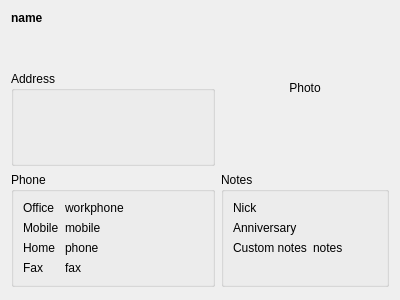
<?xml version="1.0" encoding="UTF-8"?>
<ui version="4.0">
 <class>OneContact</class>
 <widget class="QWidget" name="OneContact">
  <property name="geometry">
   <rect>
    <x>0</x>
    <y>0</y>
    <width>400</width>
    <height>300</height>
   </rect>
  </property>
  <layout class="QGridLayout" name="gridLayout_2">
   <item row="0" column="0" rowspan="2">
    <layout class="QVBoxLayout" name="verticalLayout">
     <item>
      <widget class="QLabel" name="name">
       <property name="font">
        <font>
         <weight>75</weight>
         <bold>true</bold>
        </font>
       </property>
       <property name="cursor">
        <cursorShape>IBeamCursor</cursorShape>
       </property>
       <property name="focusPolicy">
        <enum>Qt::TabFocus</enum>
       </property>
       <property name="text">
        <string>name</string>
       </property>
       <property name="textFormat">
        <enum>Qt::PlainText</enum>
       </property>
       <property name="textInteractionFlags">
        <set>Qt::LinksAccessibleByMouse|Qt::TextEditable|Qt::TextEditorInteraction|Qt::TextSelectableByKeyboard|Qt::TextSelectableByMouse</set>
       </property>
      </widget>
     </item>
     <item>
      <widget class="QLabel" name="mail">
       <property name="cursor">
        <cursorShape>IBeamCursor</cursorShape>
       </property>
       <property name="focusPolicy">
        <enum>Qt::TabFocus</enum>
       </property>
       <property name="text">
        <string>&lt;Mail&gt;</string>
       </property>
       <property name="textFormat">
        <enum>Qt::AutoText</enum>
       </property>
       <property name="textInteractionFlags">
        <set>Qt::LinksAccessibleByMouse|Qt::TextEditable|Qt::TextEditorInteraction|Qt::TextSelectableByKeyboard|Qt::TextSelectableByMouse</set>
       </property>
      </widget>
     </item>
     <item>
      <widget class="QLabel" name="url">
       <property name="cursor">
        <cursorShape>IBeamCursor</cursorShape>
       </property>
       <property name="focusPolicy">
        <enum>Qt::TabFocus</enum>
       </property>
       <property name="text">
        <string>&lt;Internet&gt;</string>
       </property>
       <property name="textFormat">
        <enum>Qt::AutoText</enum>
       </property>
       <property name="textInteractionFlags">
        <set>Qt::LinksAccessibleByMouse|Qt::TextEditable|Qt::TextEditorInteraction|Qt::TextSelectableByKeyboard|Qt::TextSelectableByMouse</set>
       </property>
      </widget>
     </item>
    </layout>
   </item>
   <item row="2" column="0">
    <widget class="QGroupBox" name="groupBox">
     <property name="title">
      <string>Address</string>
     </property>
     <property name="flat">
      <bool>true</bool>
     </property>
     <layout class="QGridLayout" name="gridLayout">
      <item row="2" column="1">
       <widget class="QLabel" name="country">
        <property name="sizePolicy">
         <sizepolicy hsizetype="MinimumExpanding" vsizetype="Preferred">
          <horstretch>0</horstretch>
          <verstretch>0</verstretch>
         </sizepolicy>
        </property>
        <property name="cursor">
         <cursorShape>IBeamCursor</cursorShape>
        </property>
        <property name="focusPolicy">
         <enum>Qt::TabFocus</enum>
        </property>
        <property name="text">
         <string>&lt;country&gt;</string>
        </property>
        <property name="textFormat">
         <enum>Qt::PlainText</enum>
        </property>
        <property name="textInteractionFlags">
         <set>Qt::LinksAccessibleByMouse|Qt::TextEditable|Qt::TextEditorInteraction|Qt::TextSelectableByKeyboard|Qt::TextSelectableByMouse</set>
        </property>
       </widget>
      </item>
      <item row="2" column="0">
       <widget class="QLabel" name="state">
        <property name="cursor">
         <cursorShape>IBeamCursor</cursorShape>
        </property>
        <property name="focusPolicy">
         <enum>Qt::TabFocus</enum>
        </property>
        <property name="text">
         <string>&lt;state&gt;</string>
        </property>
        <property name="textFormat">
         <enum>Qt::PlainText</enum>
        </property>
        <property name="textInteractionFlags">
         <set>Qt::LinksAccessibleByMouse|Qt::TextEditable|Qt::TextEditorInteraction|Qt::TextSelectableByKeyboard|Qt::TextSelectableByMouse</set>
        </property>
       </widget>
      </item>
      <item row="1" column="1">
       <widget class="QLabel" name="city">
        <property name="sizePolicy">
         <sizepolicy hsizetype="MinimumExpanding" vsizetype="Preferred">
          <horstretch>0</horstretch>
          <verstretch>0</verstretch>
         </sizepolicy>
        </property>
        <property name="cursor">
         <cursorShape>IBeamCursor</cursorShape>
        </property>
        <property name="focusPolicy">
         <enum>Qt::TabFocus</enum>
        </property>
        <property name="text">
         <string>&lt;city&gt;</string>
        </property>
        <property name="textFormat">
         <enum>Qt::PlainText</enum>
        </property>
        <property name="textInteractionFlags">
         <set>Qt::LinksAccessibleByMouse|Qt::TextEditable|Qt::TextEditorInteraction|Qt::TextSelectableByKeyboard|Qt::TextSelectableByMouse</set>
        </property>
       </widget>
      </item>
      <item row="1" column="0">
       <widget class="QLabel" name="zip">
        <property name="cursor">
         <cursorShape>IBeamCursor</cursorShape>
        </property>
        <property name="focusPolicy">
         <enum>Qt::TabFocus</enum>
        </property>
        <property name="text">
         <string>&lt;zip&gt;</string>
        </property>
        <property name="textFormat">
         <enum>Qt::PlainText</enum>
        </property>
        <property name="textInteractionFlags">
         <set>Qt::LinksAccessibleByMouse|Qt::TextEditable|Qt::TextEditorInteraction|Qt::TextSelectableByKeyboard|Qt::TextSelectableByMouse</set>
        </property>
       </widget>
      </item>
      <item row="0" column="0" colspan="3">
       <widget class="QLabel" name="address">
        <property name="cursor">
         <cursorShape>IBeamCursor</cursorShape>
        </property>
        <property name="focusPolicy">
         <enum>Qt::TabFocus</enum>
        </property>
        <property name="text">
         <string>&lt;address&gt;</string>
        </property>
        <property name="textFormat">
         <enum>Qt::PlainText</enum>
        </property>
        <property name="textInteractionFlags">
         <set>Qt::LinksAccessibleByMouse|Qt::TextEditable|Qt::TextEditorInteraction|Qt::TextSelectableByKeyboard|Qt::TextSelectableByMouse</set>
        </property>
       </widget>
      </item>
     </layout>
    </widget>
   </item>
   <item row="3" column="0">
    <widget class="QGroupBox" name="groupBox_2">
     <property name="title">
      <string>Phone</string>
     </property>
     <property name="flat">
      <bool>true</bool>
     </property>
     <layout class="QFormLayout" name="formLayout">
      <item row="0" column="0">
       <widget class="QLabel" name="label">
        <property name="text">
         <string>Office</string>
        </property>
        <property name="textFormat">
         <enum>Qt::PlainText</enum>
        </property>
       </widget>
      </item>
      <item row="0" column="1">
       <widget class="QLabel" name="workphone">
        <property name="minimumSize">
         <size>
          <width>64</width>
          <height>0</height>
         </size>
        </property>
        <property name="cursor">
         <cursorShape>IBeamCursor</cursorShape>
        </property>
        <property name="focusPolicy">
         <enum>Qt::TabFocus</enum>
        </property>
        <property name="text">
         <string>workphone</string>
        </property>
        <property name="textFormat">
         <enum>Qt::PlainText</enum>
        </property>
        <property name="textInteractionFlags">
         <set>Qt::LinksAccessibleByMouse|Qt::TextEditable|Qt::TextEditorInteraction|Qt::TextSelectableByKeyboard|Qt::TextSelectableByMouse</set>
        </property>
       </widget>
      </item>
      <item row="2" column="0">
       <widget class="QLabel" name="label_2">
        <property name="text">
         <string>Mobile</string>
        </property>
        <property name="textFormat">
         <enum>Qt::PlainText</enum>
        </property>
       </widget>
      </item>
      <item row="2" column="1">
       <widget class="QLabel" name="mobile">
        <property name="minimumSize">
         <size>
          <width>64</width>
          <height>0</height>
         </size>
        </property>
        <property name="cursor">
         <cursorShape>IBeamCursor</cursorShape>
        </property>
        <property name="focusPolicy">
         <enum>Qt::TabFocus</enum>
        </property>
        <property name="text">
         <string>mobile</string>
        </property>
        <property name="textFormat">
         <enum>Qt::PlainText</enum>
        </property>
        <property name="textInteractionFlags">
         <set>Qt::LinksAccessibleByMouse|Qt::TextEditable|Qt::TextEditorInteraction|Qt::TextSelectableByKeyboard|Qt::TextSelectableByMouse</set>
        </property>
       </widget>
      </item>
      <item row="3" column="0">
       <widget class="QLabel" name="label_3">
        <property name="text">
         <string>Home</string>
        </property>
        <property name="textFormat">
         <enum>Qt::PlainText</enum>
        </property>
       </widget>
      </item>
      <item row="3" column="1">
       <widget class="QLabel" name="phone">
        <property name="minimumSize">
         <size>
          <width>64</width>
          <height>0</height>
         </size>
        </property>
        <property name="cursor">
         <cursorShape>IBeamCursor</cursorShape>
        </property>
        <property name="focusPolicy">
         <enum>Qt::TabFocus</enum>
        </property>
        <property name="text">
         <string>phone</string>
        </property>
        <property name="textFormat">
         <enum>Qt::PlainText</enum>
        </property>
        <property name="textInteractionFlags">
         <set>Qt::LinksAccessibleByMouse|Qt::TextEditable|Qt::TextEditorInteraction|Qt::TextSelectableByKeyboard|Qt::TextSelectableByMouse</set>
        </property>
       </widget>
      </item>
      <item row="5" column="0">
       <widget class="QLabel" name="label_4">
        <property name="text">
         <string>Fax</string>
        </property>
        <property name="textFormat">
         <enum>Qt::PlainText</enum>
        </property>
       </widget>
      </item>
      <item row="5" column="1">
       <widget class="QLabel" name="fax">
        <property name="minimumSize">
         <size>
          <width>64</width>
          <height>0</height>
         </size>
        </property>
        <property name="cursor">
         <cursorShape>IBeamCursor</cursorShape>
        </property>
        <property name="focusPolicy">
         <enum>Qt::TabFocus</enum>
        </property>
        <property name="text">
         <string>fax</string>
        </property>
        <property name="textFormat">
         <enum>Qt::PlainText</enum>
        </property>
        <property name="textInteractionFlags">
         <set>Qt::LinksAccessibleByMouse|Qt::TextEditable|Qt::TextEditorInteraction|Qt::TextSelectableByKeyboard|Qt::TextSelectableByMouse</set>
        </property>
       </widget>
      </item>
     </layout>
    </widget>
   </item>
   <item row="3" column="1">
    <widget class="QGroupBox" name="groupBox_3">
     <property name="title">
      <string>Notes</string>
     </property>
     <property name="flat">
      <bool>true</bool>
     </property>
     <layout class="QFormLayout" name="formLayout_2">
      <item row="0" column="0">
       <widget class="QLabel" name="label_6">
        <property name="text">
         <string>Nick</string>
        </property>
       </widget>
      </item>
      <item row="0" column="1">
       <widget class="QLabel" name="nick">
        <property name="minimumSize">
         <size>
          <width>64</width>
          <height>0</height>
         </size>
        </property>
        <property name="cursor">
         <cursorShape>IBeamCursor</cursorShape>
        </property>
        <property name="focusPolicy">
         <enum>Qt::TabFocus</enum>
        </property>
        <property name="text">
         <string>&lt;nick&gt;</string>
        </property>
        <property name="textFormat">
         <enum>Qt::PlainText</enum>
        </property>
        <property name="textInteractionFlags">
         <set>Qt::LinksAccessibleByMouse|Qt::TextEditable|Qt::TextEditorInteraction|Qt::TextSelectableByKeyboard|Qt::TextSelectableByMouse</set>
        </property>
       </widget>
      </item>
      <item row="1" column="0">
       <widget class="QLabel" name="label_7">
        <property name="text">
         <string>Anniversary</string>
        </property>
       </widget>
      </item>
      <item row="1" column="1">
       <widget class="QLabel" name="anniversary">
        <property name="minimumSize">
         <size>
          <width>64</width>
          <height>0</height>
         </size>
        </property>
        <property name="cursor">
         <cursorShape>IBeamCursor</cursorShape>
        </property>
        <property name="focusPolicy">
         <enum>Qt::TabFocus</enum>
        </property>
        <property name="text">
         <string>&lt;anniversary&gt;</string>
        </property>
        <property name="textFormat">
         <enum>Qt::PlainText</enum>
        </property>
        <property name="textInteractionFlags">
         <set>Qt::LinksAccessibleByMouse|Qt::TextEditable|Qt::TextEditorInteraction|Qt::TextSelectableByKeyboard|Qt::TextSelectableByMouse</set>
        </property>
       </widget>
      </item>
      <item row="2" column="0">
       <widget class="QLabel" name="label_8">
        <property name="text">
         <string>Custom notes</string>
        </property>
       </widget>
      </item>
      <item row="2" column="1">
       <widget class="QLabel" name="notes">
        <property name="minimumSize">
         <size>
          <width>64</width>
          <height>0</height>
         </size>
        </property>
        <property name="cursor">
         <cursorShape>IBeamCursor</cursorShape>
        </property>
        <property name="focusPolicy">
         <enum>Qt::TabFocus</enum>
        </property>
        <property name="text">
         <string>notes</string>
        </property>
        <property name="textFormat">
         <enum>Qt::PlainText</enum>
        </property>
        <property name="textInteractionFlags">
         <set>Qt::LinksAccessibleByMouse|Qt::TextEditable|Qt::TextEditorInteraction|Qt::TextSelectableByKeyboard|Qt::TextSelectableByMouse</set>
        </property>
       </widget>
      </item>
     </layout>
    </widget>
   </item>
   <item row="4" column="0" colspan="2">
    <spacer name="verticalSpacer">
     <property name="orientation">
      <enum>Qt::Vertical</enum>
     </property>
     <property name="sizeHint" stdset="0">
      <size>
       <width>20</width>
       <height>40</height>
      </size>
     </property>
    </spacer>
   </item>
   <item row="0" column="1" rowspan="3">
    <widget class="QLabel" name="photo">
     <property name="focusPolicy">
      <enum>Qt::StrongFocus</enum>
     </property>
     <property name="acceptDrops">
      <bool>true</bool>
     </property>
     <property name="text">
      <string>Photo</string>
     </property>
     <property name="alignment">
      <set>Qt::AlignCenter</set>
     </property>
    </widget>
   </item>
  </layout>
 </widget>
 <tabstops>
  <tabstop>name</tabstop>
  <tabstop>mail</tabstop>
  <tabstop>url</tabstop>
  <tabstop>address</tabstop>
  <tabstop>zip</tabstop>
  <tabstop>city</tabstop>
  <tabstop>state</tabstop>
  <tabstop>country</tabstop>
  <tabstop>workphone</tabstop>
  <tabstop>mobile</tabstop>
  <tabstop>phone</tabstop>
  <tabstop>fax</tabstop>
  <tabstop>nick</tabstop>
  <tabstop>anniversary</tabstop>
  <tabstop>notes</tabstop>
  <tabstop>photo</tabstop>
 </tabstops>
 <resources/>
 <connections/>
</ui>
